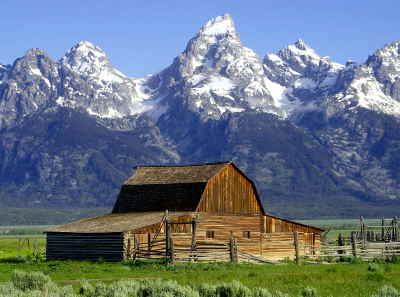
#> input picture barn_mountains.bmp, 400 x 297 px
$ python teste.py
#> lines starting #> are read from the running program, lines starting #| are printed output that depends on the picture; long printed decimals are rounded
''' Duarte Emanuel Ramos Meneses - 2019216949
    Inês Martins Marçal - 2019215917
    Patricia Beatriz Silva Costa - 2019213995
    Multimédia - TP1 - 2021/2022              '''

import numpy as np
import matplotlib.pyplot as plt
import matplotlib.colors as clr
import scipy.fftpack as fft
import math

test = False

mat = [[0.299, 0.587, 0.114], [-0.168736, -0.331264, 0.5], [0.5, -0.418688, -0.081312]]

q_y = np.array([[16, 11, 10, 16, 24, 40, 51, 61],
       [12, 12, 14, 19, 26, 58, 60, 55],
       [14, 13, 16, 24, 40, 57, 69, 56],
       [14, 17, 22, 29, 51, 87, 80, 62],
       [18, 22, 37, 56, 68, 109, 103, 77],
       [24, 35, 55, 64, 81, 104, 113, 92],
       [49, 64, 78, 87, 103, 121, 120, 101],
       [72, 92, 95, 98, 112, 100, 103, 99]])

q_cbcr = np.array([[17, 18, 24, 47, 99, 99, 99, 99],
          [18, 21, 26, 66, 99, 99, 99, 99],
          [24, 26, 56, 99, 99, 99, 99, 99],
          [47, 66, 99, 99, 99, 99, 99, 99],
          [99, 99, 99, 99, 99, 99, 99, 99],
          [99, 99, 99, 99, 99, 99, 99, 99],
          [99, 99, 99, 99, 99, 99, 99, 99],
          [99, 99, 99, 99, 99, 99, 99, 99]])


def menu_inicial():
    option = 0
    while (option < 1 or option > 3):
        print("Que imagem deseja ler?\n1- barn_mountains.bmp\n2- logo.bmp\n3- peppers.bmp\n")
        option=input("Opção: ")
        if option.isnumeric():
            option = int(option)
            if (option < 1 or option > 3):
                print("Opção inválida. Escolha outra opção.\n")
                option = 0
        else:
            print("Opção inválida. Escolha outra opção.\n")
            option = 0
    img_name = ''
    if (option == 1):
        img_name = 'barn_mountains.bmp'
    elif (option == 2):
        img_name = 'logo.bmp'
    else:
        img_name = 'peppers.bmp'

    return img_name


def show_img(title, img):
    plt.figure()
    plt.title(title)
    plt.imshow(img)
    plt.show()


def show_colormap(img, colormap, title):
    plt.figure()
    plt.title(title)
    plt.imshow(img, colormap)
    plt.show()


def colormap(r, g, b, name):
    return clr.LinearSegmentedColormap.from_list(name, [(0,0,0), (r,g,b)], 256)


def separate_rgb(img):
    R = img[:, :, 0]
    G = img[:, :, 1]
    B = img[:, :, 2]

    return R, G, B


def join_rgb(R, G, B, type):
    joined = np.zeros([R.shape[0], R.shape[1], 3], dtype=type)
    joined[:, :, 0] = R[:, :]
    joined[:, :, 1] = G[:, :]
    joined[:, :, 2] = B[:, :]

    return joined


def padding(R, G, B):
    lines = R.shape[0]
    final_lines = 0
    if (lines % 16 != 0):
        final_lines = lines + (16 - lines % 16)
    else:
        final_lines = lines

    columns = R.shape[1]
    final_columns = 0
    if (columns % 16 != 0):
        final_columns = columns + (16 - columns % 16)
    else:
        final_columns = columns

    img_padd = np.zeros([final_lines, final_columns, 3], dtype=R.dtype)

    img_padd[:R.shape[0], :R.shape[1], 0] = R[:, :]  #R
    img_padd[:G.shape[0], :G.shape[1], 1] = G[:, :]  #G
    img_padd[:B.shape[0], :B.shape[1], 2] = B[:, :]  #B

    a = R.shape[0]
    b = R.shape[1]

    r_plus = np.repeat([R[-1, :]], (final_lines-a), axis=0)
    R = np.vstack((R, r_plus))

    g_plus = np.repeat([G[-1, :]], (final_lines-a), axis=0)
    G = np.vstack((G, g_plus))

    b_plus = np.repeat([B[-1, :]], (final_lines-a), axis=0)
    B = np.vstack((B, b_plus))

    r_plus = np.repeat(R[:, -1:], (final_columns-b), axis=1)
    R = np.hstack((R, r_plus))

    g_plus = np.repeat(G[:, -1:], (final_columns-b), axis=1)
    G = np.hstack((G, g_plus))

    b_plus = np.repeat(B[:, -1:], (final_columns-b), axis=1)
    B = np.hstack((B, b_plus))


    if test:
        img_padd = join_rgb(R, G, B, R.dtype)
        show_img("Padding", list(img_padd))
        print("Dimensão da imagem após o padding: " + str(img_padd.shape))

    return R, G, B


def reverse_padding(R, G, B, lines, columns):
    R_unp = R[:lines, :columns]
    G_unp = G[:lines, :columns]
    B_unp = B[:lines, :columns]

    if test:
        print("Dimensão da imagem após a reversão do padding: " + str(R_unp.shape))

    return R_unp, G_unp, B_unp


def YCbCr(R_p, G_p, B_p):

    if test:
        print("Pixel [0][0] antes da conversão de RGB para YCbCr\n\tValor original do R: "+str(R_p[0][0])+"\n\tValor original do G: "+str(G_p[0][0])+"\n\tValor original do B: "+str(B_p[0][0])+'\n')

    Y = mat[0][0]*R_p + mat[0][1]*G_p + mat[0][2]*B_p
    Cb = mat[1][0]*R_p + mat[1][1]*G_p + mat[1][2]*B_p + 128
    Cr = mat[2][0]*R_p + mat[2][1]*G_p + mat[2][2]*B_p + 128

    if test:
        cmGray = colormap(1, 1, 1, 'myGray')
        show_colormap(Y, cmGray, "Canal Y da imagem com colormap cinzento")
        show_colormap(Cb, cmGray, "Canal Cb da imagem com colormap cinzento")
        show_colormap(Cr, cmGray, "Canal Cr da imagem com colormap cinzento")
    print(Y[0][0], Cb[0][0], Cr[0][0])
    return Y, Cb, Cr


def reverse_ycbcr(Y, Cb, Cr):
    mat_i = np.linalg.inv(mat)

    R = (mat_i[0][0] * Y) + (mat_i[0][1] * (Cb - 128)) + (mat_i[0][2] * (Cr - 128))
    G = (mat_i[1][0] * Y) + (mat_i[1][1] * (Cb - 128)) + (mat_i[1][2] * (Cr - 128))
    B = (mat_i[2][0] * Y) + (mat_i[2][1] * (Cb - 128)) + (mat_i[2][2] * (Cr - 128))

    R = R.round()
    R[R>255] = 255
    R[R<0] = 0
    R = R.astype(np.uint8)

    G = G.round()
    G[G>255] = 255
    G[G<0] = 0
    G = G.astype(np.uint8)

    B = B.round()
    B[B>255] = 255
    B[B<0] = 0
    B = B.astype(np.uint8)

    return R, G, B


def encoder(img_name):
    plt.close('all')

    img = plt.imread(img_name)

    show_img("Imagem Original: " + img_name, img)

    if test:
        print("Dimensão original da imagem: " + str(img.shape))

    #Colormaps do RGB
    cmRed = colormap(1, 0, 0, 'myRed')
    cmGreen = colormap(0, 1, 0, 'myGreen')
    cmBlue = colormap(0, 0, 1, 'myBlue')

    if test:
        #Ver a imagem original com um colormap escolhido
        show_colormap(img, cmRed, "Imagem original com colormap " + "vermelho")

    #Separação dos canais RGB
    R, G, B = separate_rgb(img)

    if test:
        #Ver cada um dos canais com o colormap adequado
        show_colormap(R, cmRed, "Canal R da imagem original com colormap vermelho")
        show_colormap(G, cmGreen, "Canal G da imagem original com colormap verde")
        show_colormap(B, cmBlue, "Canal B da imagem original com colormap azul")

    #Padding da imagem
    R_p, G_p, B_p = padding(R, G, B)

    #Conversão para modelo YCbCr
    Y, Cb, Cr = YCbCr(R_p, G_p, B_p)


    return img, Y, Cb, Cr, img.shape[0], img.shape[1]


def decoder(Y, Cb, Cr, lines, columns):

    R, G, B = reverse_ycbcr(Y, Cb, Cr)
    if test:
        img_un_ycbcr = join_rgb(R, G, B, R.dtype)
        show_img("Conversão de YCbCr para RGB", list(img_un_ycbcr))

    R_unp, G_unp, B_unp = reverse_padding(R, G, B, lines, columns)
    if test:
        img_unp = join_rgb(R_unp, G_unp, B_unp, R_unp.dtype)
        show_img("Reversão do padding", img_unp)

    #Junção dos canais RGB de forma a obter a imagem original
    joined = join_rgb(R_unp, G_unp, B_unp, R_unp.dtype)
    show_img("Imagem descomprimida", list(joined))

    return Y_u, joined


def main():
    img_name = menu_inicial()
#> the loop in menu_inicial, `while (option < 1 or option > 3):` made 1 pass; the answer given on pass 1: 1
    img, Y, Cb, Cr, lines, columns= encoder(img_name)
#> in encoder, img is the input picture: shape (297, 400, 3); mean R, G, B 104.4, 117.4, 130.1
#> in padding, `img_padd[:B.shape[0], :B.shape[1], 2] = B[:, :]`:
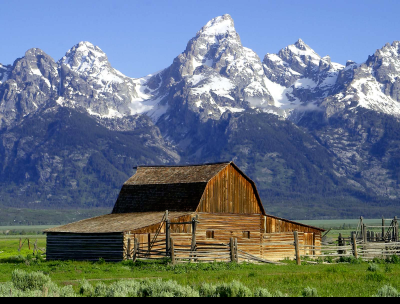
#> img_padd: shape (304, 400, 3); mean of channels 0, 1, 2 102, 114.7, 127.1; drawn as R, G, B
#> in padding, `R = np.vstack((R, r_plus))`:
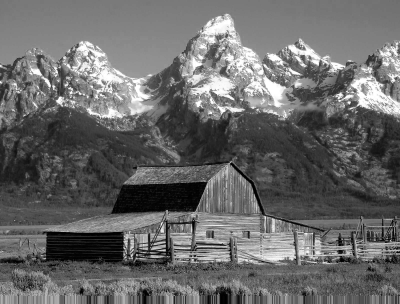
#> R: shape (304, 400); min 0, max 255, mean 104.4
#> in padding, `G = np.vstack((G, g_plus))`:
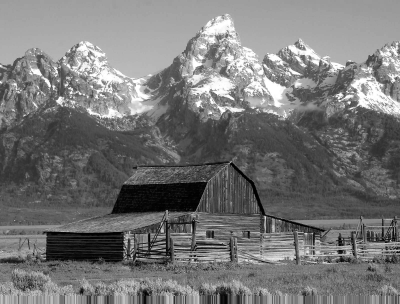
#> G: shape (304, 400); min 0, max 255, mean 117.5
#> in padding, `B = np.vstack((B, b_plus))`:
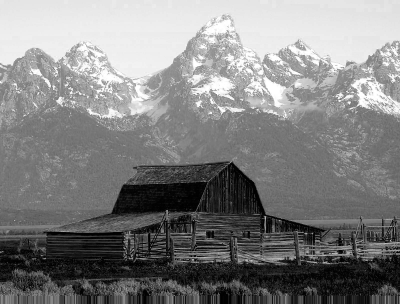
#> B: shape (304, 400); min 0, max 255, mean 128.6
#> in padding, `r_plus = np.repeat(R[:, -1:], (final_columns-b), axis=1)`: r_plus = empty array
#> in YCbCr, `Cb = mat[1][0]*R_p + mat[1][1]*G_p + mat[1][2]*B_p + 128`:
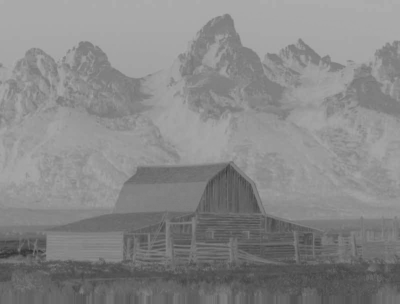
#> Cb: shape (304, 400) float64; min 52.41, max 173.2, mean 135.7
#> in YCbCr, `Cr = mat[2][0]*R_p + mat[2][1]*G_p + mat[2][2]*B_p + 128`:
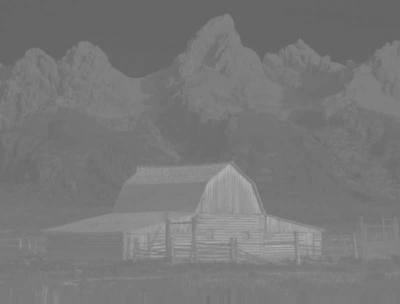
#> Cr: shape (304, 400) float64; min 98.87, max 177.2, mean 120.6
#| 152.889 172.081 102.4016
#> lines = 297; columns = 400
    Y_dec, decoded = decoder(Y, Cb, Cr, lines, columns)
#> in join_rgb, `joined[:, :, 1] = G[:, :]`:
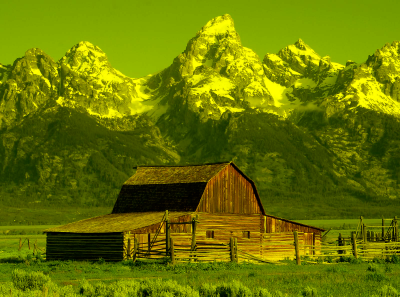
#> joined: shape (297, 400, 3); mean of channels 0, 1, 2 104.4, 117.4, 0; drawn as R, G, B


if __name__ == "__main__":
#> (the run stopped early here; a loop or call above may not have finished)

$ run again, with peppers.jpg saved as barn_mountains.bmp
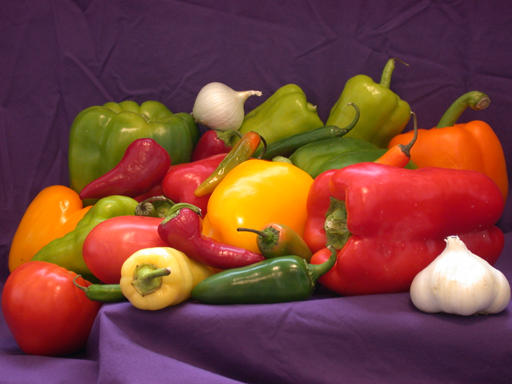
#> input picture peppers.jpg, 512 x 384 px
#> the loop in menu_inicial, `while (option < 1 or option > 3):` made 1 pass; the answer given on pass 1: 1
#> in encoder, img is the input picture: shape (384, 512, 3); mean R, G, B 120.8, 66.4, 57.7
#> in padding, `img_padd[:G.shape[0], :G.shape[1], 1] = G[:, :]`:
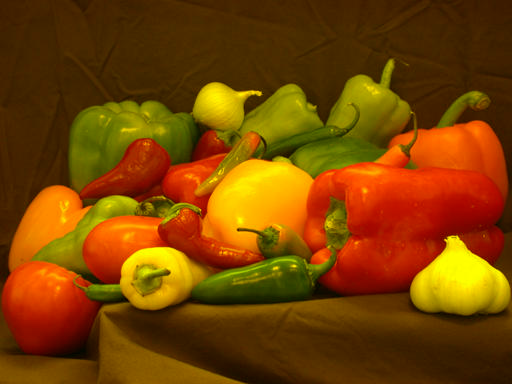
#> img_padd: shape (384, 512, 3); mean of channels 0, 1, 2 120.8, 66.4, 0; drawn as R, G, B
#> r_plus = empty array
#> in YCbCr, `Cr = mat[2][0]*R_p + mat[2][1]*G_p + mat[2][2]*B_p + 128`:
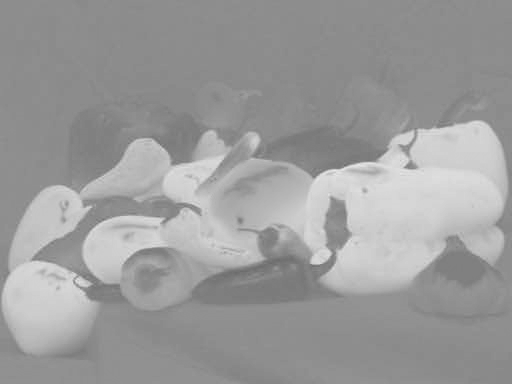
#> Cr: shape (384, 512) float64; min 105.8, max 234.2, mean 155.9
#| 44.401 137.932 141.979
#> in main, `img, Y, Cb, Cr, lines, columns= encoder(img_name)`: lines = 384; columns = 512
